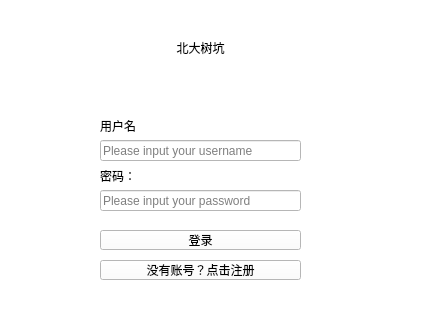
<?xml version="1.0" encoding="UTF-8"?>
<ui version="4.0">
 <class>Login</class>
 <widget class="QWidget" name="Login">
  <property name="geometry">
   <rect>
    <x>0</x>
    <y>0</y>
    <width>421</width>
    <height>320</height>
   </rect>
  </property>
  <property name="windowTitle">
   <string>Form</string>
  </property>
  <property name="styleSheet">
   <string notr="true">background-color: rgb(255, 255, 255);</string>
  </property>
  <widget class="QLabel" name="nameLabel">
   <property name="geometry">
    <rect>
     <x>170</x>
     <y>40</y>
     <width>61</width>
     <height>16</height>
    </rect>
   </property>
   <property name="text">
    <string>北大树坑</string>
   </property>
   <property name="alignment">
    <set>Qt::AlignmentFlag::AlignCenter</set>
   </property>
  </widget>
  <widget class="QLabel" name="usernameLabel">
   <property name="geometry">
    <rect>
     <x>100</x>
     <y>120</y>
     <width>40</width>
     <height>12</height>
    </rect>
   </property>
   <property name="text">
    <string>用户名：</string>
   </property>
  </widget>
  <widget class="QLineEdit" name="usernameLineEdit">
   <property name="geometry">
    <rect>
     <x>100</x>
     <y>140</y>
     <width>201</width>
     <height>21</height>
    </rect>
   </property>
   <property name="placeholderText">
    <string>Please input your username</string>
   </property>
  </widget>
  <widget class="QLineEdit" name="passwordLineEdit">
   <property name="geometry">
    <rect>
     <x>100</x>
     <y>190</y>
     <width>201</width>
     <height>21</height>
    </rect>
   </property>
   <property name="echoMode">
    <enum>QLineEdit::EchoMode::Password</enum>
   </property>
   <property name="placeholderText">
    <string>Please input your password</string>
   </property>
  </widget>
  <widget class="QLabel" name="passwordLabel">
   <property name="geometry">
    <rect>
     <x>100</x>
     <y>170</y>
     <width>40</width>
     <height>12</height>
    </rect>
   </property>
   <property name="text">
    <string>密码：</string>
   </property>
  </widget>
  <widget class="QPushButton" name="commitButton">
   <property name="geometry">
    <rect>
     <x>100</x>
     <y>230</y>
     <width>201</width>
     <height>20</height>
    </rect>
   </property>
   <property name="text">
    <string>登录</string>
   </property>
  </widget>
  <widget class="QPushButton" name="signUpButton">
   <property name="geometry">
    <rect>
     <x>100</x>
     <y>260</y>
     <width>201</width>
     <height>20</height>
    </rect>
   </property>
   <property name="text">
    <string>没有账号？点击注册</string>
   </property>
  </widget>
 </widget>
 <resources/>
 <connections/>
</ui>
